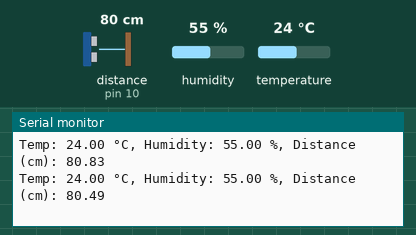
Bench run of a sketch on a simulated Arduino Uno, built with avr-gcc and run on an emulated ATmega328P. Parts: the last lines printed to the serial monitor. Wiring (inferred from the names in the program): ultrasonic range finder: trigger pin 9; echo pin 10. The test bench sets the inputs (shaded band); at power-on: distance to the obstacle (sensor on pin 10) 80 cm, humidity 55 %, temperature 24 °C. The echo pulse lasts 58.3 µs per cm.

Above: at 2.8 s.
2.9 s: distance to the obstacle (sensor on pin 10) set to 2 cm
At 5.1 s:
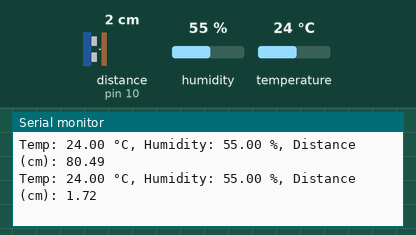
5.6 s: humidity set to 22 %
At 6.9 s:
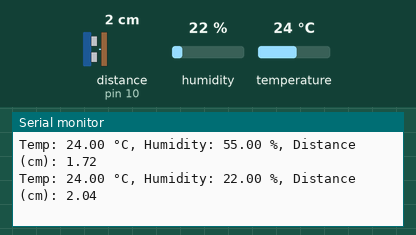
8.3 s: temperature set to 12 °C
At 10.5 s:
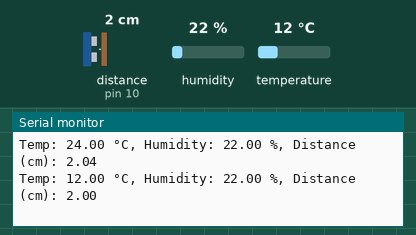
11.0 s: distance to the obstacle (sensor on pin 10) set to 4 cm
At 13.3 s:
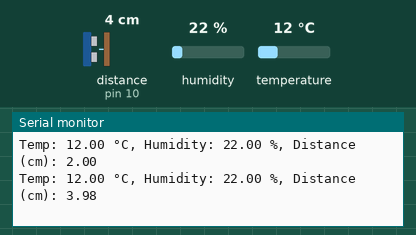
13.7 s: humidity set to 40 %
At 15.3 s:
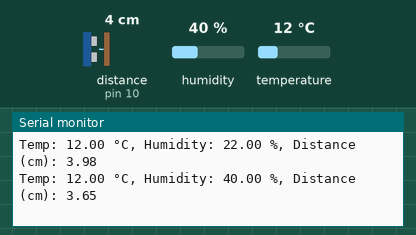
Timing chart, 0 to 16.8 s (numbered marks = the images above; inputs shaded):
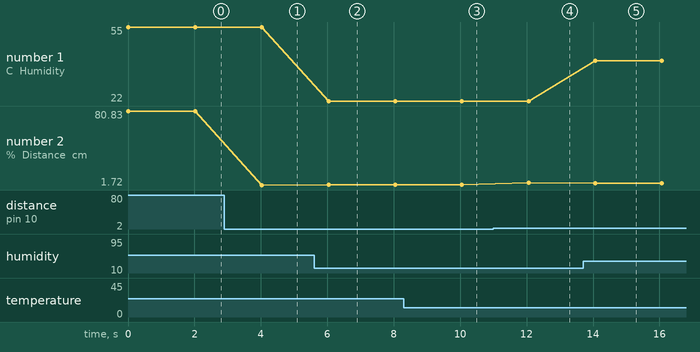

The sketch:

main_with_DHT22.ino
```cpp
//(Scenario 3 – Compensated with DHT22)
#include <Arduino.h>
#include "config.h"
#include <DHT.h>

#define DHTTYPE DHT22
DHT dht(DHT_PIN, DHTTYPE);

long duration;
float distance;

void setup() {
  Serial.begin(9600);
  pinMode(TRIG_PIN, OUTPUT);
  pinMode(ECHO_PIN, INPUT);
  dht.begin();
}

void loop() {
  // Read temperature and humidity
  float temperature = dht.readTemperature(); // °C
  float humidity = dht.readHumidity();       // %

  // Fallback in case of NaN
  if (isnan(temperature) || isnan(humidity)) {
    Serial.println("Failed to read from DHT22!");
    delay(2000);
    return;
  }

  // Adjusted speed of sound (m/s) formula
  // v ≈ 331.4 + (0.6 × T) + (0.0124 × H)
  float v = 331.4 + (0.6 * temperature) + (0.0124 * humidity);

  // Convert to cm/µs
  float v_cm_per_us = v / 10000.0;

  // Trigger ultrasonic
  digitalWrite(TRIG_PIN, LOW);
  delayMicroseconds(2);
  digitalWrite(TRIG_PIN, HIGH);
  delayMicroseconds(10);
  digitalWrite(TRIG_PIN, LOW);

  // Measure duration
  duration = pulseIn(ECHO_PIN, HIGH);

  // Distance using compensated speed of sound
  distance = duration * v_cm_per_us / 2;

  Serial.print("Temp: ");
  Serial.print(temperature);
  Serial.print(" °C, Humidity: ");
  Serial.print(humidity);
  Serial.print(" %, Distance (cm): ");
  Serial.println(distance);

  delay(2000);
}
```

config.h
```cpp
#ifndef CONFIG_H
#define CONFIG_H

// Pin definitions
#define TRIG_PIN 9
#define ECHO_PIN 10

// DHT22 pin (only used in compensated scenario)
#define DHT_PIN 7

// Speed of sound at ~20°C in cm/µs
#define SPEED_OF_SOUND 0.0343

#endif
```

Measured:
- after the input at 2.9 s, the serial monitor: prints a new line after 1.1 s (image 1)
- after the input at 5.6 s, the serial monitor: prints a new line after 0.44 s (image 2)
- after the input at 8.3 s, the serial monitor: prints a new line after 1.8 s (image 3)
- after the input at 11.0 s, the serial monitor: prints a new line after 1.1 s (image 4)
- after the input at 13.7 s, the serial monitor: prints a new line after 0.37 s (image 5)
- plotted number 1: 55 → 22 after the input at 5.6 s, 22 → 40 after the input at 13.7 s
- plotted number 2: 80.49 → 1.72 after the input at 2.9 s, 1.72 → 2.04 after the input at 5.6 s, 2.04 → 2 after the input at 8.3 s, 2 → 3.98 after the input at 11.0 s, 3.98 → 3.65 after the input at 13.7 s
